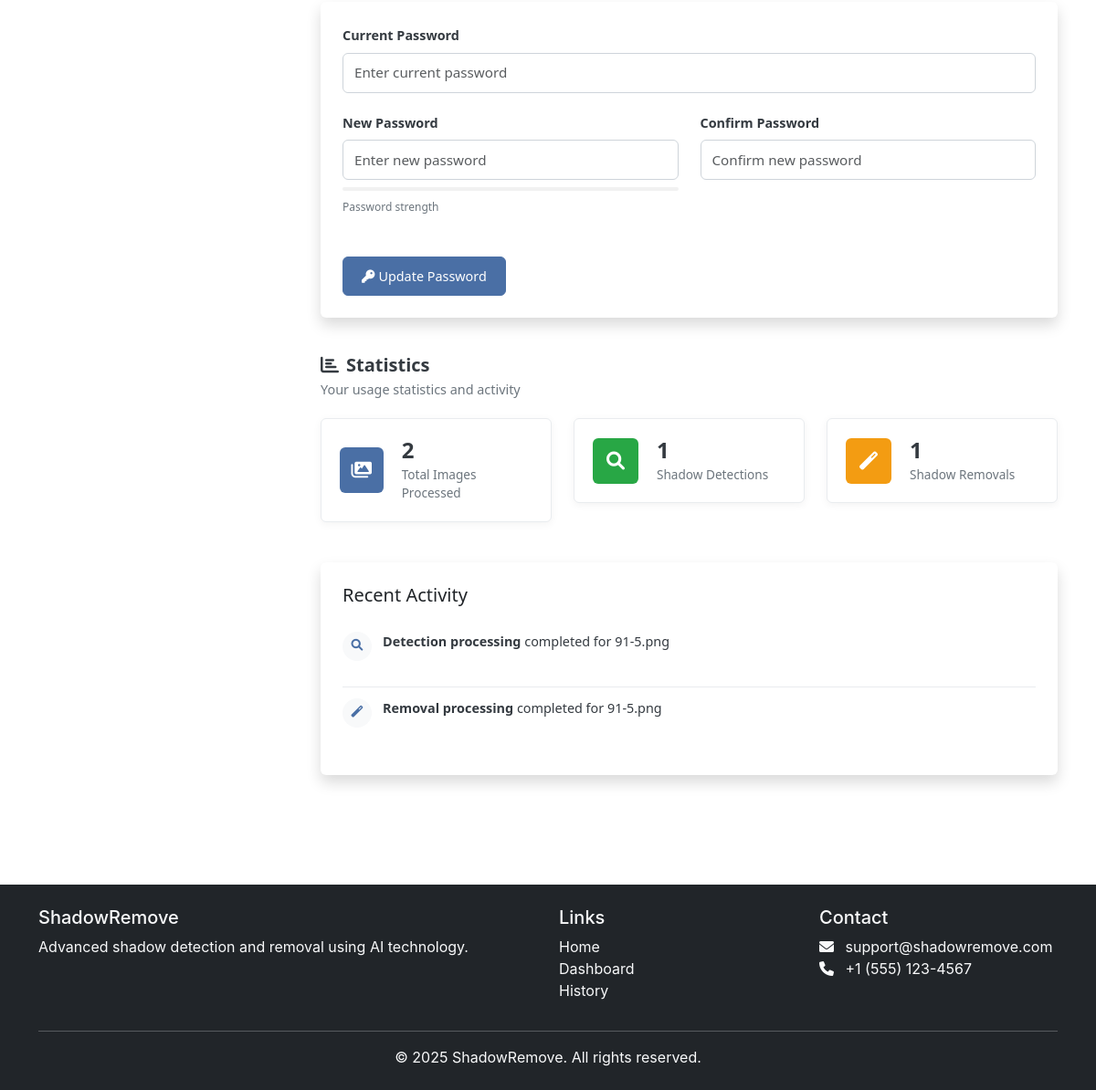
The app's page /profile (signed in, lower part), older data.
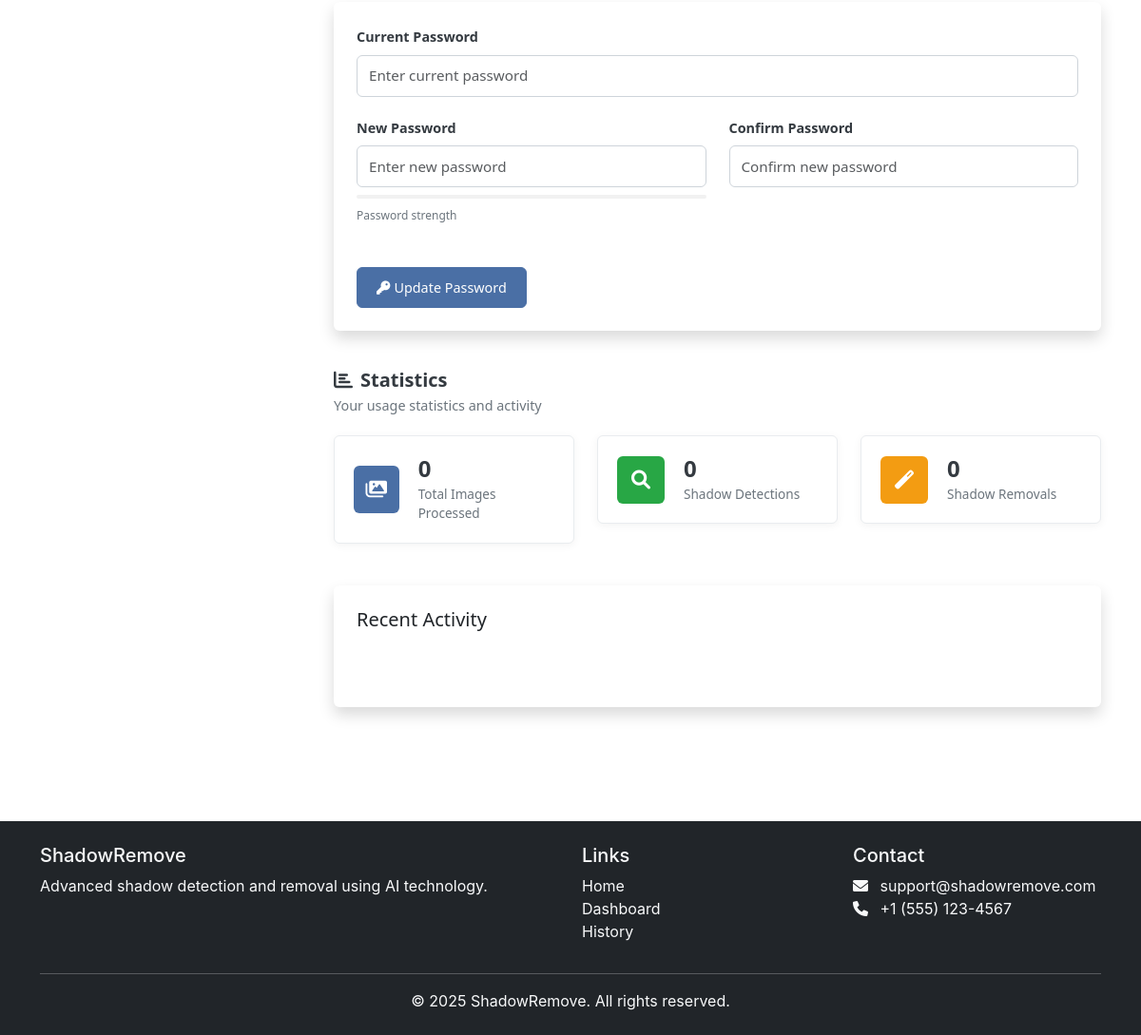
The same page, newer data.
### models.py (models this page shows, shortened)
class ProcessedImage(db.Model):
    id = db.Column(db.Integer, primary_key=True)
    user_id = db.Column(db.Integer, db.ForeignKey('user.id'), nullable=False)
    original_filename = db.Column(db.String(255), nullable=False)
    processed_filename = db.Column(db.String(255), nullable=False)
    process_type = db.Column(db.String(50), nullable=False)  # 'detection' or 'removal'
    created_at = db.Column(db.DateTime, default=datetime.utcnow)
    user = db.relationship('User', backref=db.backref('processed_images', lazy=True))

### app.py (the view)
@app.route('/profile')
@login_required
def profile():
    return render_template('profile.html')

### app.py (called while the page is built)
@login_manager.user_loader
def load_user(user_id):
    return User.query.get(int(user_id))

### templates/profile.html (shortened to what the changed rows need)
{% extends "base.html" %}
{% block content %}
<div class="container profile-container">
    <div class="row">
        <div class="col-md-9">
            <div class="profile-content">
                <section id="statistics" class="profile-section">
                    <div class="row">
                        <div class="col-md-4">
                            <div class="stat-card">
                                <div class="stat-content">
                                    <h3>{{ current_user.processed_images|length }}</h3>
                                    <p>Total Images Processed</p>
                                </div>
                            </div>
                        </div>
                        <div class="col-md-4">
                            <div class="stat-card">
                                <div class="stat-content">
                                    <h3>{{ current_user.processed_images|selectattr('process_type', 'equalto', 'detection')|list|length }}</h3>
                                    <p>Shadow Detections</p>
                                </div>
                            </div>
                        </div>
                        <div class="col-md-4">
                            <div class="stat-card">
                                <div class="stat-content">
                                    <h3>{{ current_user.processed_images|selectattr('process_type', 'equalto', 'removal')|list|length }}</h3>
                                    <p>Shadow Removals</p>
                                </div>
                            </div>
                        </div>
                    </div>
                    <div class="card mt-4">
                        <div class="card-body">
                            <div class="activity-timeline">
                                {% if current_user.processed_images %}
                                    {% for image in current_user.processed_images[:5] %}
                                    <div class="activity-item">
                                        <div class="activity-icon">
                                            <i class="fas fa-{{ 'search' if image.process_type == 'detection' else 'magic' }}"></i>
                                        </div>
                                        <div class="activity-content">
                                            <p>
                                                <strong>{{ image.process_type|title }} processing</strong>
                                                completed for {{ image.original_filename }}
                                            </p>
                                            <small class="text-muted">
                                            </small>
                                        </div>
                                    </div>
                                    {% endfor %}
                                {% else %}
                                    <p class="text-muted">No recent activity</p>
                                {% endif %}
                            </div>
                        </div>
                    </div>
                </section>
            </div>
        </div>
    </div>
</div>
{% endblock %}

Row changes from the older to the newer data that the page shows:
removed ProcessedImage: process_type "Detection", original_filename "91-5.png"
removed ProcessedImage: process_type "Removal", original_filename "91-5.png"
Text that changed along with them:
{{ current_user.processed_images|length }}: "2" → "0"
text no longer shown: "1 1"
text now shown: "0 0"
